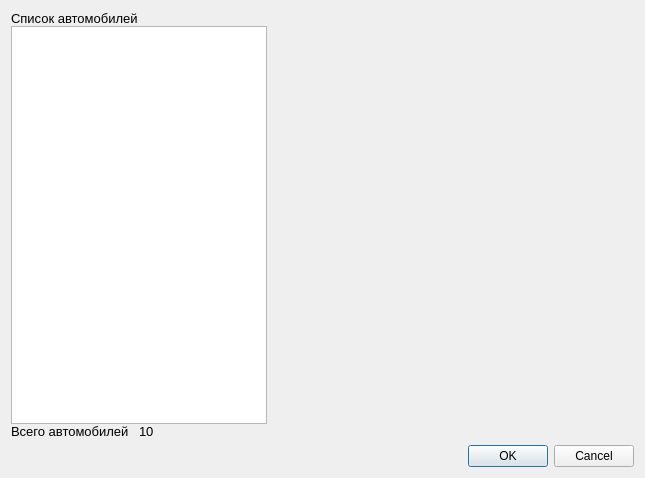
<?xml version="1.0" encoding="UTF-8"?>
<ui version="4.0">
 <class>UpdateFormAuto</class>
 <widget class="QWidget" name="UpdateFormAuto">
  <property name="geometry">
   <rect>
    <x>0</x>
    <y>0</y>
    <width>645</width>
    <height>478</height>
   </rect>
  </property>
  <property name="sizePolicy">
   <sizepolicy hsizetype="Maximum" vsizetype="Maximum">
    <horstretch>0</horstretch>
    <verstretch>0</verstretch>
   </sizepolicy>
  </property>
  <property name="windowTitle">
   <string>AUTOS</string>
  </property>
  <layout class="QGridLayout" name="gridLayout_2">
   <item row="0" column="0">
    <layout class="QGridLayout" name="gridLayout">
     <property name="spacing">
      <number>0</number>
     </property>
     <item row="0" column="0" colspan="2">
      <widget class="QLabel" name="label_3">
       <property name="font">
        <font>
         <pointsize>10</pointsize>
        </font>
       </property>
       <property name="text">
        <string>Список автомобилей</string>
       </property>
      </widget>
     </item>
     <item row="2" column="0" rowspan="2">
      <widget class="QLabel" name="label">
       <property name="font">
        <font>
         <pointsize>10</pointsize>
        </font>
       </property>
       <property name="text">
        <string>Всего автомобилей</string>
       </property>
      </widget>
     </item>
     <item row="2" column="1" rowspan="2">
      <widget class="QLabel" name="labelCountAutos">
       <property name="font">
        <font>
         <pointsize>10</pointsize>
        </font>
       </property>
       <property name="text">
        <string>10</string>
       </property>
      </widget>
     </item>
     <item row="0" column="3" rowspan="4">
      <widget class="TemplateFormAuto" name="templateFormAuto" native="true">
       <property name="sizePolicy">
        <sizepolicy hsizetype="Expanding" vsizetype="Expanding">
         <horstretch>0</horstretch>
         <verstretch>0</verstretch>
        </sizepolicy>
       </property>
      </widget>
     </item>
     <item row="1" column="0" colspan="2">
      <widget class="QListWidget" name="listWidgetAuto">
       <property name="sizePolicy">
        <sizepolicy hsizetype="Expanding" vsizetype="Expanding">
         <horstretch>0</horstretch>
         <verstretch>0</verstretch>
        </sizepolicy>
       </property>
       <property name="minimumSize">
        <size>
         <width>151</width>
         <height>0</height>
        </size>
       </property>
      </widget>
     </item>
    </layout>
   </item>
   <item row="1" column="0">
    <widget class="QDialogButtonBox" name="buttonBox">
     <property name="standardButtons">
      <set>QDialogButtonBox::Cancel|QDialogButtonBox::Ok</set>
     </property>
    </widget>
   </item>
  </layout>
 </widget>
 <customwidgets>
  <customwidget>
   <class>TemplateFormAuto</class>
   <extends>QWidget</extends>
   <header>Modules/Autopark/Template/templateformauto.h</header>
   <container>1</container>
  </customwidget>
 </customwidgets>
 <resources/>
 <connections/>
</ui>
